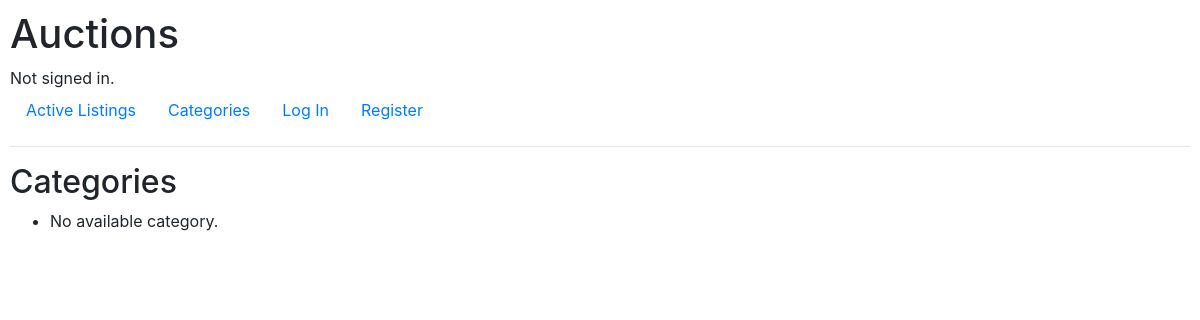
Page /categories on the earlier database version.
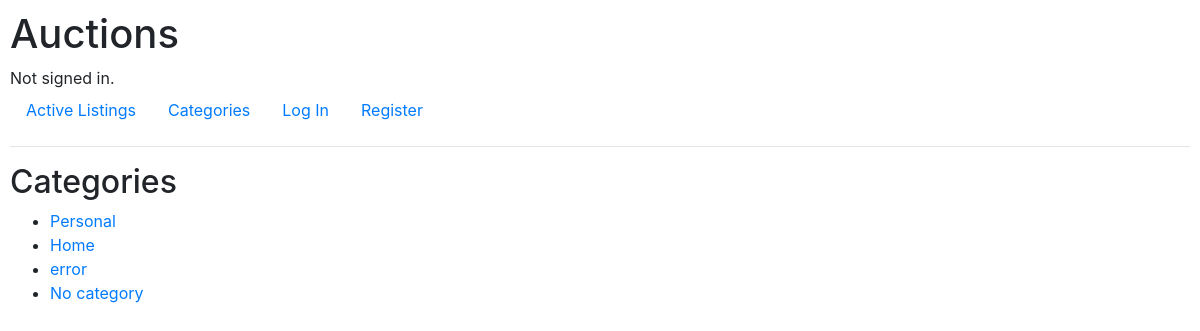
Same page on the later database version.
### auctions/models.py (models this page shows, shortened)
class AuctionListing(models.Model):
    title = models.CharField(max_length=64)
    description = models.TextField()
    starting_bid = models.IntegerField()
    image = models.URLField()
    category = models.CharField(max_length=64)
    seller = models.ForeignKey(User, on_delete=models.CASCADE, related_name="goods")

### auctions/views.py (the view)
# urls.py: path("categories", views.categories, name="categories"),
def categories(request):
    avail_categories = AuctionListing.objects.values_list('category', flat=True).distinct().order_by()
    return render(request, "auctions/categories.html", {
        "categories": avail_categories
    })

### auctions/templates/auctions/categories.html
{% extends "auctions/layout.html" %}
{% block body %}
    <h2>Categories</h2>
    <ul>
        {% for category in categories %}
            <li><a href="{% url 'category_listing' category %}">{{ category }}</a></li>
        {% empty %}
            <li>No available category.</li>
        {% endfor %}
    </ul>
{% endblock %}

Differences in the rows shown:
added AuctionListing: category "Personal"
added AuctionListing: category "Home"
added AuctionListing: category "error"
added AuctionListing: category "No category"
Other differences:
text no longer shown: "No available category."
